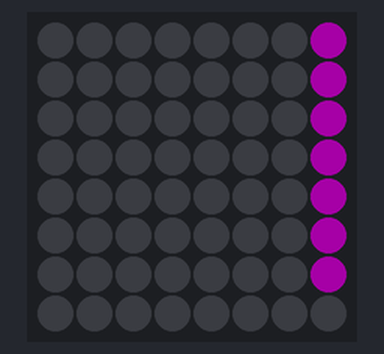
A sketch run on a simulated Arduino Uno, built with avr-gcc and run on an emulated ATmega328P. On the bench: 8×8 RGB LED matrix (first LED top left, wired row by row). Dim RGB values are drawn brighter than linear.

Above: at 0.17 s.
At 11.08 s:
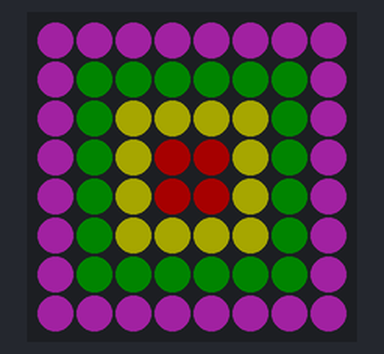
At 21.71 s:
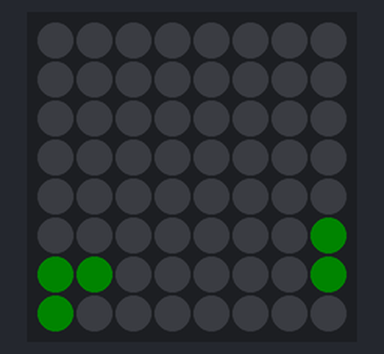
At 29.36 s:
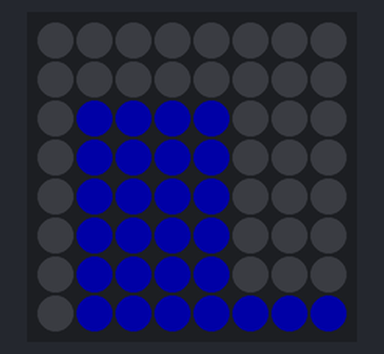
At 33.89 s:
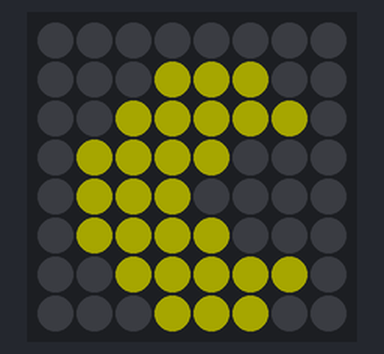
At 38.81 s:
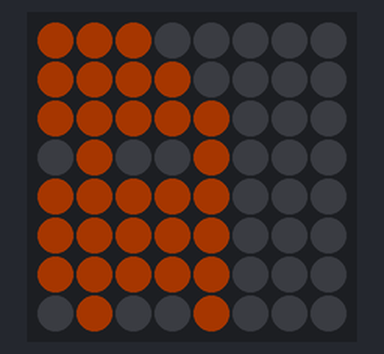

The sketch:

TextShape.ino
```cpp
// (licence header left out)
#include <Adafruit_GFX.h>
#include <Adafruit_NeoMatrix.h>
#include <Adafruit_NeoPixel.h>
#ifndef PSTR
 #define PSTR // Make Arduino Due happy
#endif
#include "Definitions.h"
#include "Shape.h"

// Control PIN
#define PIN 6

Adafruit_NeoMatrix matrix = Adafruit_NeoMatrix(8, 8, PIN,
  NEO_MATRIX_BOTTOM     + NEO_MATRIX_LEFT +
  NEO_MATRIX_COLUMNS + NEO_MATRIX_PROGRESSIVE,
  NEO_GRB            + NEO_KHZ800);

// --------------------------------------------
// Set the color of animation (see Definitions.h)
const uint16_t colors[] = { matrix.Color(255, 0, 0), matrix.Color(0, 255, 0), matrix.Color(0, 0, 255) };
// Set the brightness (max 50)
int brigh = 40;
// Delay between animation
int wait = 300;
// ---------------------------------------------

void setup() {
  matrix.begin();
  matrix.setTextWrap(false);
  matrix.setBrightness(brigh);
//  Serial.begin(9600);
}

// Variable to print text
int x = matrix.width();
int pass = 0;

void loop() {

// Text automatic change color
//    scriviColor("YOUR TEXT HERE");

// Text single color: set the color of text (see Definitions.h)
    for (int i=0; i<95; i++) {
      scrivi("PIX MATRIX", MAGENTA);
    }

// Single shape
//    sprite(tetrisc1,BLUE,wait);

// Shape Multicolor
    for (int i=0; i<10; i++) {
    multi();
    }

// Set the animation
    pong();
    tetris();
    battito();
    pacman();
    space();
    heart();
}

void multicolor(const uint8_t* x, unsigned long y){
  byte red = (y & 0xFF0000) >> 16;
  byte green = ( y & 0x00FF00) >> 8;
  byte blue = (y & 0x0000FF);
  matrix.drawBitmap(0,0, x, 8, 8, matrix.Color(red, green, blue));
}

void sprite(const uint8_t* x, unsigned long y, int w){
  byte red = (y & 0xFF0000) >> 16;
  byte green = ( y & 0x00FF00) >> 8;
  byte blue = (y & 0x0000FF);
  matrix.drawBitmap(0,0, x, 8, 8, matrix.Color(red, green, blue));
  matrix.show();
  delay(w);
  matrix.fillScreen(0);
}

void scrivi(String z, unsigned long y) {
  int len = z.length();
  matrix.fillScreen(0);
  matrix.setCursor(x, 0);
  byte red = (y & 0xFF0000) >> 16;
  byte green = ( y & 0x00FF00) >> 8;
  byte blue = (y & 0x0000FF);
  matrix.print(z);
  if(--x < -len*6) {
    x = matrix.width();
  }
  matrix.setTextColor(matrix.Color(red,green,blue));
  matrix.show();
  delay(100);
}

void scriviColor(String y) {
  int len = y.length();
  matrix.fillScreen(0);
  matrix.setCursor(x, 0);
  matrix.print(y);
  //matrix.print(F("Scrivi"));
  if(--x < -len*6) {
    x = matrix.width();
    if(++pass >= 3) pass = 0;
    matrix.setTextColor(colors[pass]);
  }
  matrix.show();
  delay(100);
}

// -- Animation Multicolor
void multi() {
    multicolor(center1,RED);
    multicolor(center2,YELLOW);
    multicolor(center3,GREEN);
    multicolor(center4,VIOLET);
    matrix.show();
    delay(200);
    matrix.fillScreen(0);
    multicolor(center1,VIOLET);
    multicolor(center2,RED);
    multicolor(center3,YELLOW);
    multicolor(center4,GREEN);
    matrix.show();
    delay(200);
    matrix.fillScreen(0);
    multicolor(center1,GREEN);
    multicolor(center2,VIOLET);
    multicolor(center3,RED);
    multicolor(center4,YELLOW);
    matrix.show();
    delay(200);
    matrix.fillScreen(0);
    multicolor(center1,YELLOW);
    multicolor(center2,GREEN);
    multicolor(center3,VIOLET);
    multicolor(center4,RED);
    matrix.show();
    delay(200);
    matrix.fillScreen(0);
}

 // ---Animation---
 void heart() {
   sprite(cuore1,RED,wait);
   sprite(cuore1,PINK,wait);
   sprite(cuore1,BLUE,wait);
   sprite(cuore1,MAGENTA,wait);
 }
 void space() {
   unsigned long COLOR = RED;
   sprite(alienoa1,BLUE,wait);
   sprite(alienoa2,BLUE,wait);
   sprite(alienoa1,BLUE,wait);
   sprite(alienob1,COLOR,wait);
   sprite(alienob2,COLOR,wait);
   sprite(alienob1,COLOR,wait);
   sprite(alienoc1,VIOLET,wait);
   sprite(alienoc2,VIOLET,wait);
   sprite(alienoc1,VIOLET,wait);
   sprite(navicella1,COLOR,wait);
   sprite(navicella2,COLOR,wait);
   sprite(navicella3,COLOR,wait);
   sprite(navicella4,COLOR,wait);
 }
 void pacman() {
   sprite(pacman1,YELLOW,wait);
   sprite(pacman2,YELLOW,wait);
   sprite(pacman1,YELLOW,wait);
   sprite(pacman2,YELLOW,wait);
   sprite(pacman3,YELLOW,wait);
   sprite(pacman4,YELLOW,wait);
   sprite(pacman5,YELLOW,wait);
   sprite(pacman1,YELLOW,wait);
   sprite(pacman2,YELLOW,wait);
   sprite(pacman1,YELLOW,wait);
   sprite(pacman3,YELLOW,wait);
   sprite(gost4,RED,wait);
   sprite(gost5,RED,wait);
   sprite(gost1,RED,wait);
   sprite(gost2,RED,wait);
   sprite(gost3,RED,wait);
   sprite(gost4,HOTPINK,wait);
   sprite(gost5,HOTPINK,wait);
   sprite(gost1,HOTPINK,wait);
   sprite(gost2,HOTPINK,wait);
   sprite(gost3,HOTPINK,wait);
   sprite(gost4,ORANGE,wait);
   sprite(gost5,ORANGE,wait);
   sprite(gost1,ORANGE,wait);
   sprite(gost2,ORANGE,wait);
   sprite(gost3,ORANGE,wait);
   sprite(gost4,AQUA,wait);
   sprite(gost5,AQUA,wait);
   sprite(gost1,AQUA,wait);
   sprite(gost2,AQUA,wait);
   sprite(gost3,AQUA,wait);
   sprite(pacman1,YELLOW,wait);
   sprite(pacman2,YELLOW,wait);
   sprite(pacman1,YELLOW,wait);
   sprite(pacman2,YELLOW,wait);
   sprite(pacman3,YELLOW,wait);
   sprite(pacman4,YELLOW,wait);
   sprite(pacman5,YELLOW,wait);
   sprite(pacman1,YELLOW,wait);
   sprite(pacman2,YELLOW,wait);
   sprite(pacman1,YELLOW,wait);
   sprite(pacman3,YELLOW,wait);
 }
 void battito() {
   sprite(cuore1,RED,400);
   sprite(cuore2,RED,200);
   sprite(cuore3,RED,100);
   sprite(cuore2,RED,200);
   sprite(cuore1,RED,400);
   sprite(cuore2,RED,200);
   sprite(cuore3,RED,100);
   sprite(cuore2,RED,200);
 }

 void tetris() {
   sprite(tetrisa1,GREEN,wait);
   sprite(tetrisa2,GREEN,wait);
   sprite(tetrisa3,GREEN,wait);
   sprite(tetrisb1,VIOLET,wait);
   sprite(tetrisb2,VIOLET,wait);
   sprite(tetrisb3,VIOLET,wait);
   sprite(tetrisc1,BLUE,wait);
   sprite(tetrisc2,BLUE,wait);
   sprite(tetrisc3,BLUE,wait);
   sprite(tetrisc4,BLUE,wait);
   sprite(tetrisc5,BLUE,wait);
   sprite(tetrisc6,BLUE,wait);
   sprite(tetrisc7,BLUE,wait);
 }

 void pong() {
   sprite(pong1,GREEN,wait);
   sprite(pong2,GREEN,wait);
   sprite(pong3,GREEN,wait);
   sprite(pong4,GREEN,wait);
   sprite(pong5,GREEN,wait);
   sprite(pong6,GREEN,wait);
   sprite(pong7,GREEN,wait);
   sprite(pong8,GREEN,wait);
   sprite(pong9,GREEN,wait);
   sprite(pong10,GREEN,wait);
   sprite(pong11,GREEN,wait);
   sprite(pong12,GREEN,wait);
 }
```

Definitions.h
```cpp
/* A world of colors to set your LED to
  Standard HTML Color Codes sorted by Hex Value
    to see the colors in action, check out:
   http://www.w3schools.com/html/html_colorvalues.asp */

#define BLACK			0x000000
#define NAVY			0x000080
#define DARKBLUE		0x00008B
#define MEDIUMBLUE		0x0000CD
#define BLUE			0x0000FF
#define DARKGREEN		0x006400
#define GREEN			0x008000
#define TEAL			0x008080
#define DARKCYAN		0x008B8B
#define DEEPSKYBLUE		0x00BFFF
#define DARKTURQUOISE		0x00CED1
#define MEDIUMSPRINGGREEN	0x00FA9A
#define LIME			0x00FF00
#define SPRINGGREEN		0x00FF7F
#define AQUA			0x00FFFF
#define CYAN			0x00FFFF
#define MIDNIGHTBLUE		0x191970
#define DODGERBLUE		0x1E90FF
#define LIGHTSEAGREEN		0x20B2AA
#define FORESTGREEN		0x228B22
#define SEAGREEN		0x2E8B57
#define DARKSLATEGRAY		0x2F4F4F
#define LIMEGREEN		0x32CD32
#define MEDIUMSEAGREEN		0x3CB371
#define TURQUOISE		0x40E0D0
#define ROYALBLUE		0x4169E1
#define STEELBLUE		0x4682B4
#define DARKSLATEBLUE		0x483D8B
#define MEDIUMTURQUOISE		0x48D1CC
#define INDIGO 			0x4B0082
#define DARKOLIVEGREEN		0x556B2F
#define CADETBLUE		0x5F9EA0
#define CORNFLOWERBLUE		0x6495ED
#define MEDIUMAQUAMARINE	0x66CDAA
#define DIMGRAY			0x696969
#define SLATEBLUE		0x6A5ACD
#define OLIVEDRAB		0x6B8E23
#define SLATEGRAY		0x708090
#define LIGHTSLATEGRAY		0x778899
#define MEDIUMSLATEBLUE		0x7B68EE
#define LAWNGREEN		0x7CFC00
#define CHARTREUSE		0x7FFF00
#define AQUAMARINE		0x7FFFD4
#define MAROON			0x800000
#define PURPLE			0x800080
#define OLIVE			0x808000
#define GRAY			0x808080
#define SKYBLUE			0x87CEEB
#define LIGHTSKYBLUE		0x87CEFA
#define BLUEVIOLET		0x8A2BE2
#define DARKRED			0x8B0000
#define DARKMAGENTA		0x8B008B
#define SADDLEBROWN		0x8B4513
#define DARKSEAGREEN		0x8FBC8F
#define LIGHTGREEN		0x90EE90
#define MEDIUMPURPLE		0x9370DB
#define DARKVIOLET		0x9400D3
#define PALEGREEN		0x98FB98
#define DARKORCHID		0x9932CC
#define YELLOWGREEN		0x9ACD32
#define SIENNA			0xA0522D
#define BROWN			0xA52A2A
#define DARKGRAY		0xA9A9A9
#define LIGHTBLUE		0xADD8E6
#define GREENYELLOW		0xADFF2F
#define PALETURQUOISE	        0xAFEEEE
#define LIGHTSTEELBLUE		0xB0C4DE
#define POWDERBLUE		0xB0E0E6
#define FIREBRICK		0xB22222
#define DARKGOLDENROD		0xB8860B
#define MEDIUMORCHID		0xBA55D3
#define ROSYBROWN		0xBC8F8F
#define DARKKHAKI		0xBDB76B
#define SILVER			0xC0C0C0
#define MEDIUMVIOLETRED	        0xC71585
#define INDIANRED 		0xCD5C5C
#define PERU			0xCD853F
#define CHOCOLATE		0xD2691E
#define TAN			0xD2B48C
#define LIGHTGRAY		0xD3D3D3
#define THISTLE			0xD8BFD8
#define ORCHID			0xDA70D6
#define GOLDENROD		0xDAA520
#define PALEVIOLETRED		0xDB7093
#define CRIMSON			0xDC143C
#define GAINSBORO		0xDCDCDC
#define PLUM			0xDDA0DD
#define BURLYWOOD		0xDEB887
#define LIGHTCYAN		0xE0FFFF
#define LAVENDER		0xE6E6FA
#define DARKSALMON		0xE9967A
#define VIOLET			0xEE82EE
#define PALEGOLDENROD		0xEEE8AA
#define LIGHTCORAL		0xF08080
#define KHAKI			0xF0E68C
#define ALICEBLUE		0xF0F8FF
#define HONEYDEW		0xF0FFF0
#define AZURE			0xF0FFFF
#define SANDYBROWN		0xF4A460
#define WHEAT			0xF5DEB3
#define BEIGE			0xF5F5DC
#define WHITESMOKE		0xF5F5F5
#define MINTCREAM		0xF5FFFA
#define GHOSTWHITE		0xF8F8FF
#define SALMON			0xFA8072
#define ANTIQUEWHITE		0xFAEBD7
#define LINEN			0xFAF0E6
#define LIGHTGOLDENRODYELLOW	0xFAFAD2
#define OLDLACE			0xFDF5E6
#define RED			0xFF0000
#define FUCHSIA			0xFF00FF
#define MAGENTA			0xFF00FF
#define DEEPPINK		0xFF1493
#define ORANGERED		0xFF4500
#define TOMATO			0xFF6347
#define HOTPINK			0xFF69B4
#define CORAL			0xFF7F50
#define DARKORANGE		0xFF8C00
#define LIGHTSALMON		0xFFA07A
#define ORANGE			0xFFA500
#define LIGHTPINK		0xFFB6C1
#define PINK			0xFFC0CB
#define GOLD			0xFFD700
#define PEACHPUFF		0xFFDAB9
#define NAVAJOWHITE		0xFFDEAD
#define MOCCASIN		0xFFE4B5
#define BISQUE			0xFFE4C4
#define MISTYROSE		0xFFE4E1
#define BLANCHEDALMOND		0xFFEBCD
#define PAPAYAWHIP		0xFFEFD5
#define LAVENDERBLUSH		0xFFF0F5
#define SEASHELL		0xFFF5EE
#define CORNSILK		0xFFF8DC
#define LEMONCHIFFON		0xFFFACD
#define FLORALWHITE		0xFFFAF0
#define SNOW			0xFFFAFA
#define YELLOW			0xFFFF00
#define LIGHTYELLOW		0xFFFFE0
#define IVORY			0xFFFFF0
#define WHITE			0xFFFFFF
```

Shape.h
```cpp
// See http://blog.riyas.org/2013/12/online-led-matrix-font-generator-with.html

static unsigned char PROGMEM center1[] =
{B00000000,
B00000000,
B00000000,
B00011000,
B00011000,
B00000000,
B00000000,
B00000000};

static unsigned char PROGMEM center2[] =
{B00000000,
B00000000,
B00111100,
B00100100,
B00100100,
B00111100,
B00000000,
B00000000};

static unsigned char PROGMEM center3[] =
{B00000000,
B01111110,
B01000010,
B01000010,
B01000010,
B01000010,
B01111110,
B00000000};

static unsigned char PROGMEM center4[] =
{B11111111,
B10000001,
B10000001,
B10000001,
B10000001,
B10000001,
B10000001,
B11111111};

static unsigned char PROGMEM pong1[] =
{B00000000,
B00000000,
B00000000,
B00000000,
B00000000,
B00000001,
B11000001,
B10000000};

static unsigned char PROGMEM pong2[] =
{B00000000,
B00000000,
B00000000,
B00000000,
B00000000,
B00100001,
B10000001,
B10000000};

static unsigned char PROGMEM pong3[] =
{B00000000,
B00000000,
B00000000,
B00000000,
B00010001,
B00000001,
B10000000,
B10000000};

static unsigned char PROGMEM pong4[] =
{B00000000,
B00000000,
B00000000,
B00001001,
B00000001,
B00000000,
B10000000,
B10000000};

static unsigned char PROGMEM pong5[] =
{B00000000,
B00000000,
B00000101,
B00000001,
B00000000,
B00000000,
B10000000,
B10000000};

static unsigned char PROGMEM pong6[] =
{B00000000,
B00000011,
B00000001,
B00000000,
B00000000,
B00000000,
B10000000,
B10000000};

static unsigned char PROGMEM pong7[] =
{B00000000,
B00000101,
B00000001,
B00000000,
B00000000,
B00000000,
B10000000,
B10000000};

static unsigned char PROGMEM pong8[] =
{B00000000,
B00001001,
B00000001,
B00000000,
B00000000,
B00000000,
B10000000,
B10000000};

static unsigned char PROGMEM pong9[] =
{B00000000,
B00010001,
B00000001,
B00000000,
B00000000,
B10000000,
B10000000,
B00000000};

static unsigned char PROGMEM pong10[] =
{B00000000,
B00100001,
B00000001,
B00000000,
B10000000,
B10000000,
B00000000,
B00000000};

static unsigned char PROGMEM pong11[] =
{B00000000,
B01000001,
B00000001,
B10000000,
B10000000,
B00000000,
B00000000,
B00000000};

static unsigned char PROGMEM pong12[] =
{B00000000,
B10000001,
B10000001,
B10000000,
B00000000,
B00000000,
B00000000,
B00000000};

static unsigned char PROGMEM tetrisa1[] =
{B01110000,
B00011110,
B00011110,
B00000000,
B00000000,
B00000000,
B00000000,
B00000000};

static unsigned char PROGMEM tetrisa2[] =
{B00000000,
B01111000,
B01111000,
B00011110,
B00011110,
B00000000,
B00000000,
B00000000};

static unsigned char PROGMEM tetrisa3[] =
{B00000000,
B00000000,
B00000000,
B00000000,
B01111000,
B01111000,
B00011110,
B00011110};

static unsigned char PROGMEM tetrisb1[] =
{B01111110,
B01111110,
B00011000,
B00011000,
B00000000,
B00000000,
B00000000,
B00000000};

static unsigned char PROGMEM tetrisb2[] =
{B00000000,
B00000000,
B00000000,
B01111110,
B01111110,
B00011000,
B00011000,
B00000000};

static unsigned char PROGMEM tetrisb3[] =
{B00000000,
B00000000,
B00000000,
B00000000,
B00000000,
B00000000,
B01111110,
B01111110};

static unsigned char PROGMEM tetrisc1[] =
{B00000000,
B00110000,
B00110000,
B00110000,
B00110000,
B00111100,
B00111100,
B00000000};

static unsigned char PROGMEM tetrisc2[] =
{B00000000,
B00000000,
B00000110,
B00000110,
B01111110,
B01111110,
B00000000,
B00000000};

static unsigned char PROGMEM tetrisc3[] =
{B00000000,
B00011110,
B00011110,
B00000110,
B00000110,
B00000110,
B00000110,
B00000000};

static unsigned char PROGMEM tetrisc4[] =
{B00000000,
B00011110,
B00011110,
B00000110,
B00000110,
B00000110,
B00000110,
B01100000};

static unsigned char PROGMEM tetrisc5[] =
{B00000000,
B00011110,
B00011110,
B00000110,
B00000110,
B01100110,
B01100110,
B01100000};

static unsigned char PROGMEM tetrisc6[] =
{B00000000,
B01111000,
B01111000,
B00011000,
B01111000,
B01111000,
B01111000,
B01100000};

static unsigned char PROGMEM tetrisc7[] =
{B00000000,
B00000000,
B01111000,
B01111000,
B01111000,
B01111000,
B01111000,
B01111111};

static unsigned char PROGMEM gost1[] =
{B00011100,
B00111110,
B01111111,
B01001001,
B01111111,
B01111111,
B01111111,
B01001001};

static unsigned char PROGMEM gost2[] =
{B00000111,
B00001111,
B00011111,
B00010010,
B00011111,
B00011111,
B00011111,
B00010010};

static unsigned char PROGMEM gost3[] =
{B00000000,
B00000001,
B00000011,
B00000010,
B00000011,
B00000011,
B00000011,
B00000010};

static unsigned char PROGMEM gost4[] =
{B10000000,
B11000000,
B11100000,
B00100000,
B11100000,
B11100000,
B11100000,
B00100000};

static unsigned char PROGMEM gost5[] =
{B11100000,
B11110000,
B11111000,
B01001000,
B11111000,
B11111000,
B11111000,
B01001000};

static unsigned char PROGMEM pacman1[] =
{B00000000,
B00011100,
B00111110,
B01111000,
B01110000,
B01111000,
B00111110,
B00011100};

static unsigned char PROGMEM pacman2[] =
{B00000000,
B00011100,
B00111110,
B01111110,
B01110000,
B01111110,
B00111110,
B00011100};

static unsigned char PROGMEM pacman3[] =
{B00000000,
B00000111,
B00001111,
B00011111,
B00011100,
B00011111,
B00001111,
B00000111};

static unsigned char PROGMEM pacman4[] =
{B00000000,
B10000000,
B11000000,
B10000000,
B00000000,
B10000000,
B11000000,
B10000000};

static unsigned char PROGMEM pacman5[] =
{B00000000,
B11100000,
B11110000,
B11100000,
B10000000,
B11100000,
B11110000,
B11100000};

static unsigned char PROGMEM cuore1[] =
{B00000000,
B01100110,
B11111111,
B11111111,
B11111111,
B01111110,
B00111100,
B00011000};

static unsigned char PROGMEM cuore2[] =
{B00000000,
B00000000,
B00000000,
B00100100,
B01111110,
B00111100,
B00011000,
B00000000};

static unsigned char PROGMEM cuore3[] =
{B00000000,
B00000000,
B00000000,
B00000000,
B00111100,
B00011000,
B00000000,
B00000000};

static unsigned char PROGMEM alienoa1[] =
{B01000010,
B00100100,
B01111110,
B11011011,
B11111111,
B01000010,
B01100110,
B00000000};

static unsigned char PROGMEM alienoa2[] =
{B01000010,
B00100100,
B10111101,
B11011011,
B01111110,
B01000010,
B11000011,
B00000000};

static unsigned char PROGMEM alienob1[] =
{B00011000,
B01111110,
B11111111,
B11111111,
B10011001,
B11111111,
B01100110,
B11011011};

static unsigned char PROGMEM alienob2[] =
{B00011000,
B01111110,
B11111111,
B11111111,
B10011001,
B11111111,
B01100110,
B01101101};

static unsigned char PROGMEM alienoc1[] =
{B00011000,
B00111100,
B01111110,
B11111111,
B11011011,
B01111110,
B00100100,
B01011010};

static unsigned char PROGMEM alienoc2[] =
{B00011000,
B00111100,
B01111110,
B11111111,
B11011011,
B01111110,
B01011010,
B10100101};

static unsigned char PROGMEM navicella1[] =
{B00000000,
B00000000,
B00000000,
B00000000,
B01000000,
B00000000,
B01000000,
B11100000};

static unsigned char PROGMEM navicella2[] =
{B00000000,
B00000000,
B00000000,
B01000000,
B00010000,
B00000000,
B00010000,
B00111000};

static unsigned char PROGMEM navicella3[] =
{B00000000,
B00000000,
B01000000,
B00010000,
B00000010,
B00000000,
B00000010,
B00000111};

static unsigned char PROGMEM navicella4[] =
{B00000000,
B01000000,
B00010000,
B00000010,
B00000000,
B00000000,
B00001000,
B00011100};

static unsigned char PROGMEM navicella5[] =
{B01000000,
B00010000,
B00000010,
B00000000,
B00000000,
B00000000,
B00010000,
B00111000};
```
